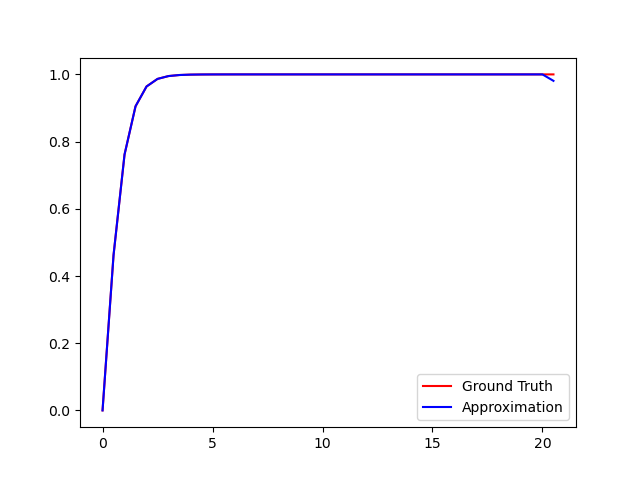

The script that drew this image:
import numpy as np
import matplotlib.pyplot as plt

def L(val, k, x):
    xk = x[k]
    x_not_k = np.delete(x, k)
    over = val - x_not_k
    under = xk - x_not_k
    res = np.prod(over / under)
    return res

def LPrime(val, k, x, epsilon=1e-6):
    xk = x[k]
    xInter = np.delete(x, k)
    coeff = 1 / (xk - xInter)
    vals = np.zeros(xInter.shape)
    for j in range(vals.shape[0]):
        xInter2 = np.delete(xInter, j)
        over = val - xInter2
        under = xk - xInter2
        vals[j] = np.prod(over / under)
    res = np.dot(coeff, vals)
    return res
    # return (L(val + epsilon, k, x) - L(val, k, x)) / epsilon

# def derivative(func, x, epsilon=1e-8):
#     return (func(x + epsilon) - func(x)) / epsilon

def Hk(val, k, x):
    return (L(val, k, x) ** 2) * (1 - 2*LPrime(x[k], k, x) * (val - x[k]))

def Kk(val, k, x):
    return (L(val, k, x) ** 2) * (val - x[k])

def P2nPlus1(val, x, y, z):
    outterRes = np.zeros(val.shape)
    for i in range(val.shape[0]):
        res = np.zeros(x.shape)
        for k in range(x.shape[0]):
            res[k] = Hk(val[i], k, x) * y[k] + Kk(val[i], k, x) * z[k]

        outterRes[i] = res.sum()
    return outterRes

def derivativeTanh(x):
    return 1 - np.power(np.tanh(x), 2)

x = np.arange(21)

y = np.tanh(x)

z = derivativeTanh(x)

testX = np.arange(0, 21, 0.5)
trueY = np.tanh(testX)
print(trueY)
myY = P2nPlus1(testX, x, y, z)
print(myY)

plt.plot(testX, trueY, color="red", label="Ground Truth")
plt.plot(testX, myY, color="blue", label="Approximation")

plt.legend()
plt.show()
